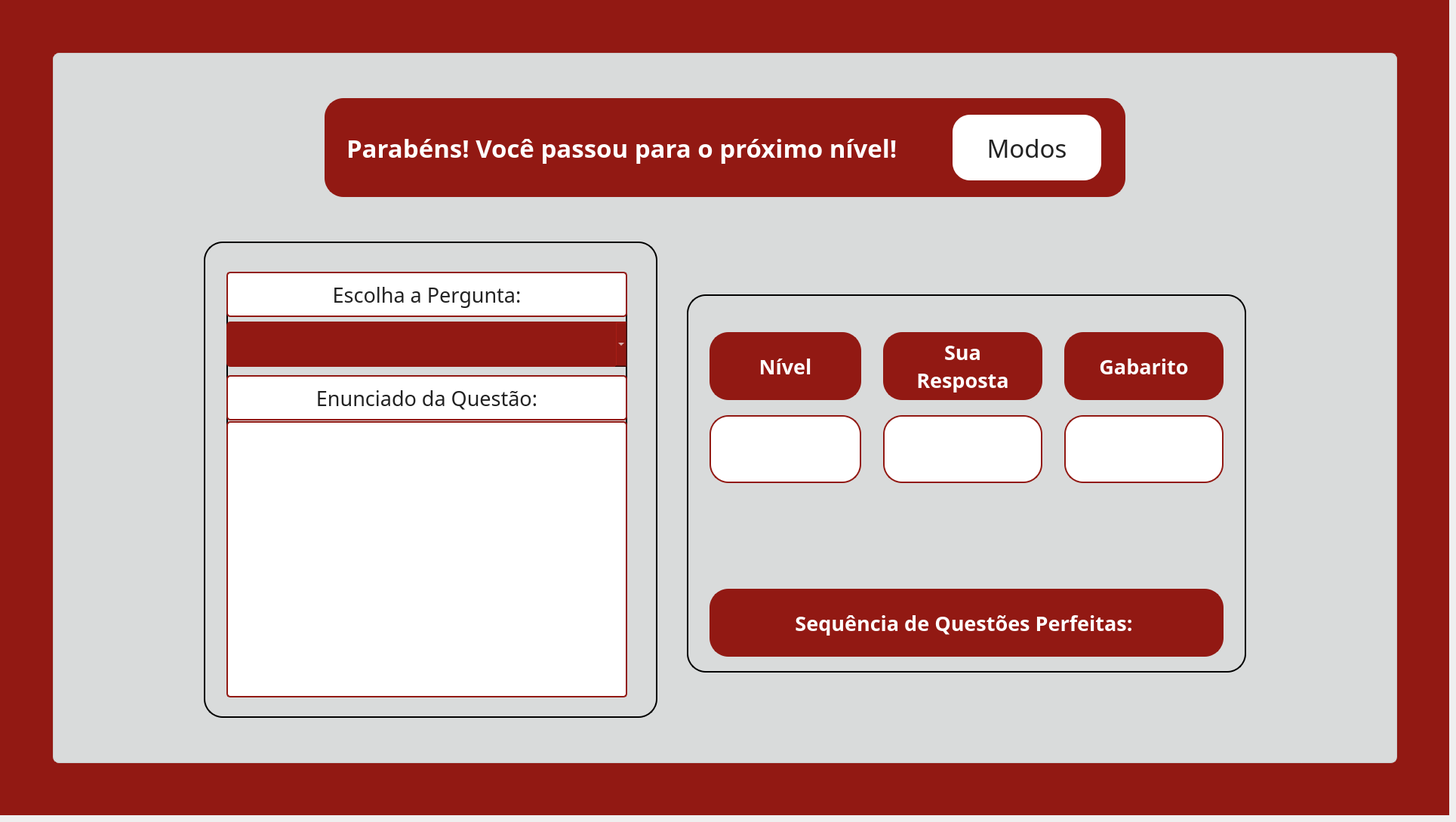
    <widget class="QWidget" name="pg_gabarito">
     <widget class="QWidget" name="fundo_gabarito" native="true">
      <property name="geometry">
       <rect>
        <x>0</x>
        <y>0</y>
        <width>1920</width>
        <height>1080</height>
       </rect>
      </property>
      <property name="styleSheet">
       <string notr="true">background-color: #921913;</string>
      </property>
      <widget class="QWidget" name="container_gabarito" native="true">
       <property name="geometry">
        <rect>
         <x>70</x>
         <y>70</y>
         <width>1781</width>
         <height>941</height>
        </rect>
       </property>
       <property name="styleSheet">
        <string notr="true">background-color: #d9dbdb;
border: 1px solid #cccccc;
border-radius: 8px;</string>
       </property>
       <widget class="QLabel" name="lbl_titulo_gabarito">
        <property name="geometry">
         <rect>
          <x>360</x>
          <y>60</y>
          <width>1061</width>
          <height>131</height>
         </rect>
        </property>
        <property name="font">
         <font>
          <family>Arbutus Slab</family>
          <pointsize>25</pointsize>
          <bold>true</bold>
         </font>
        </property>
        <property name="cursor">
         <cursorShape>ArrowCursor</cursorShape>
        </property>
        <property name="styleSheet">
         <string notr="true">background-color: #921913;
border: 2px solid #921913;
border-radius: 25px;
color: white;
padding: 0 18px</string>
        </property>
        <property name="text">
         <string>Parabéns! Você passou para o próximo nível!</string>
        </property>
        <property name="textFormat">
         <enum>Qt::TextFormat::AutoText</enum>
        </property>
        <property name="alignment">
         <set>Qt::AlignmentFlag::AlignLeading|Qt::AlignmentFlag::AlignLeft|Qt::AlignmentFlag::AlignVCenter</set>
        </property>
        <property name="wordWrap">
         <bool>true</bool>
        </property>
       </widget>
       <widget class="QLabel" name="img_cel_A_gabarito">
        <property name="geometry">
         <rect>
          <x>0</x>
          <y>0</y>
          <width>451</width>
          <height>491</height>
         </rect>
        </property>
        <property name="font">
         <font>
          <bold>false</bold>
         </font>
        </property>
        <property name="styleSheet">
         <string notr="true">border: transparent;
background-color: transparent;</string>
        </property>
        <property name="text">
         <string/>
        </property>
        <property name="pixmap">
         <pixmap>../images/fundoetec.png</pixmap>
        </property>
        <property name="scaledContents">
         <bool>true</bool>
        </property>
       </widget>
       <widget class="QLabel" name="img_cel_C_gabarito">
        <property name="geometry">
         <rect>
          <x>0</x>
          <y>470</y>
          <width>461</width>
          <height>461</height>
         </rect>
        </property>
        <property name="styleSheet">
         <string notr="true">border: transparent;
background-color: transparent;</string>
        </property>
        <property name="text">
         <string/>
        </property>
        <property name="pixmap">
         <pixmap>../images/fundoetec.png</pixmap>
        </property>
        <property name="scaledContents">
         <bool>true</bool>
        </property>
       </widget>
       <widget class="QLabel" name="img_cel_B_gabarito">
        <property name="geometry">
         <rect>
          <x>430</x>
          <y>0</y>
          <width>451</width>
          <height>521</height>
         </rect>
        </property>
        <property name="styleSheet">
         <string notr="true">border: transparent;
background-color: transparent;</string>
        </property>
        <property name="text">
         <string/>
        </property>
        <property name="pixmap">
         <pixmap>../images/fundoetec.png</pixmap>
        </property>
        <property name="scaledContents">
         <bool>true</bool>
        </property>
       </widget>
       <widget class="QLabel" name="img_cel_enunciado_gabarito">
        <property name="geometry">
         <rect>
          <x>870</x>
          <y>0</y>
          <width>471</width>
          <height>481</height>
         </rect>
        </property>
        <property name="styleSheet">
         <string notr="true">border: transparent;
background-color: transparent;</string>
        </property>
        <property name="text">
         <string/>
        </property>
        <property name="pixmap">
         <pixmap>../images/fundoetec.png</pixmap>
        </property>
        <property name="scaledContents">
         <bool>true</bool>
        </property>
       </widget>
       <widget class="QLabel" name="img_cel_eliminar_gabarito">
        <property name="geometry">
         <rect>
          <x>450</x>
          <y>470</y>
          <width>461</width>
          <height>461</height>
         </rect>
        </property>
        <property name="styleSheet">
         <string notr="true">border: transparent;
background-color: transparent;</string>
        </property>
        <property name="text">
         <string/>
        </property>
        <property name="pixmap">
         <pixmap>../images/fundoetec.png</pixmap>
        </property>
        <property name="scaledContents">
         <bool>true</bool>
        </property>
       </widget>
       <widget class="QLabel" name="img_cel_D_gabarito">
        <property name="geometry">
         <rect>
          <x>890</x>
          <y>460</y>
          <width>441</width>
          <height>471</height>
         </rect>
        </property>
        <property name="styleSheet">
         <string notr="true">border: transparent;
background-color: transparent;</string>
        </property>
        <property name="text">
         <string/>
        </property>
        <property name="pixmap">
         <pixmap>../images/fundoetec.png</pixmap>
        </property>
        <property name="scaledContents">
         <bool>true</bool>
        </property>
       </widget>
       <widget class="QLabel" name="img_cel_extra_gabarito">
        <property name="geometry">
         <rect>
          <x>1310</x>
          <y>450</y>
          <width>481</width>
          <height>481</height>
         </rect>
        </property>
        <property name="styleSheet">
         <string notr="true">border: transparent;
background-color: transparent;</string>
        </property>
        <property name="text">
         <string/>
        </property>
        <property name="pixmap">
         <pixmap>../images/fundoetec.png</pixmap>
        </property>
        <property name="scaledContents">
         <bool>true</bool>
        </property>
       </widget>
       <widget class="QFrame" name="frame_card_gabarito">
        <property name="geometry">
         <rect>
          <x>840</x>
          <y>320</y>
          <width>741</width>
          <height>501</height>
         </rect>
        </property>
        <property name="styleSheet">
         <string notr="true">border-radius: 25px;
border: 2px solid black;
</string>
        </property>
        <property name="frameShape">
         <enum>QFrame::Shape::StyledPanel</enum>
        </property>
        <property name="frameShadow">
         <enum>QFrame::Shadow::Raised</enum>
        </property>
        <widget class="QLabel" name="lbl_gabarito_alt1">
         <property name="geometry">
          <rect>
           <x>30</x>
           <y>50</y>
           <width>201</width>
           <height>90</height>
          </rect>
         </property>
         <property name="font">
          <font>
           <family>Arbutus Slab</family>
           <pointsize>20</pointsize>
           <bold>true</bold>
          </font>
         </property>
         <property name="cursor">
          <cursorShape>ArrowCursor</cursorShape>
         </property>
         <property name="styleSheet">
          <string notr="true">background-color: #921913;
border: 2px solid #921913;
border-radius: 25px;
color: white;
padding: 0 18px</string>
         </property>
         <property name="text">
          <string>Nível</string>
         </property>
         <property name="textFormat">
          <enum>Qt::TextFormat::AutoText</enum>
         </property>
         <property name="alignment">
          <set>Qt::AlignmentFlag::AlignCenter</set>
         </property>
         <property name="wordWrap">
          <bool>true</bool>
         </property>
        </widget>
        <widget class="QLabel" name="lbl_gabarito_alt2">
         <property name="geometry">
          <rect>
           <x>260</x>
           <y>50</y>
           <width>211</width>
           <height>90</height>
          </rect>
         </property>
         <property name="font">
          <font>
           <family>Arbutus Slab</family>
           <pointsize>20</pointsize>
           <bold>true</bold>
          </font>
         </property>
         <property name="cursor">
          <cursorShape>ArrowCursor</cursorShape>
         </property>
         <property name="styleSheet">
          <string notr="true">background-color: #921913;
border: 2px solid #921913;
border-radius: 25px;
color: white;
padding: 0 18px</string>
         </property>
         <property name="text">
          <string>Sua Resposta</string>
         </property>
         <property name="textFormat">
          <enum>Qt::TextFormat::AutoText</enum>
         </property>
         <property name="alignment">
          <set>Qt::AlignmentFlag::AlignCenter</set>
         </property>
         <property name="wordWrap">
          <bool>true</bool>
         </property>
        </widget>
        <widget class="QLabel" name="lbl_gabarito_alt3">
         <property name="geometry">
          <rect>
           <x>500</x>
           <y>50</y>
           <width>211</width>
           <height>90</height>
          </rect>
         </property>
         <property name="font">
          <font>
           <family>Arbutus Slab</family>
           <pointsize>20</pointsize>
           <bold>true</bold>
          </font>
         </property>
         <property name="cursor">
          <cursorShape>ArrowCursor</cursorShape>
         </property>
         <property name="styleSheet">
          <string notr="true">background-color: #921913;
border: 2px solid #921913;
border-radius: 25px;
color: white;
padding: 0 18px</string>
         </property>
         <property name="text">
          <string>Gabarito</string>
         </property>
         <property name="textFormat">
          <enum>Qt::TextFormat::AutoText</enum>
         </property>
         <property name="alignment">
          <set>Qt::AlignmentFlag::AlignCenter</set>
         </property>
         <property name="wordWrap">
          <bool>true</bool>
         </property>
        </widget>
        <widget class="QLabel" name="lbl_nivel2">
         <property name="geometry">
          <rect>
           <x>30</x>
           <y>160</y>
           <width>201</width>
           <height>90</height>
          </rect>
         </property>
         <property name="font">
          <font>
           <family>Arbutus Slab</family>
           <pointsize>20</pointsize>
          </font>
         </property>
         <property name="cursor">
          <cursorShape>ArrowCursor</cursorShape>
         </property>
         <property name="styleSheet">
          <string notr="true">background-color: white;
color: #222222;
border: 2px solid #921913;
border-radius: 25px;
padding: 0 18px</string>
         </property>
         <property name="text">
          <string/>
         </property>
         <property name="textFormat">
          <enum>Qt::TextFormat::AutoText</enum>
         </property>
         <property name="wordWrap">
          <bool>true</bool>
         </property>
        </widget>
        <widget class="QLabel" name="lbl_suaresposta">
         <property name="geometry">
          <rect>
           <x>260</x>
           <y>160</y>
           <width>211</width>
           <height>90</height>
          </rect>
         </property>
         <property name="font">
          <font>
           <family>Arbutus Slab</family>
           <pointsize>20</pointsize>
          </font>
         </property>
         <property name="cursor">
          <cursorShape>ArrowCursor</cursorShape>
         </property>
         <property name="styleSheet">
          <string notr="true">background-color: white;
color: #222222;
border: 2px solid #921913;
border-radius: 25px;
padding: 0 18px</string>
         </property>
         <property name="text">
          <string/>
         </property>
         <property name="textFormat">
          <enum>Qt::TextFormat::AutoText</enum>
         </property>
         <property name="wordWrap">
          <bool>true</bool>
         </property>
        </widget>
        <widget class="QLabel" name="lbl_gabarito">
         <property name="geometry">
          <rect>
           <x>500</x>
           <y>160</y>
           <width>211</width>
           <height>90</height>
          </rect>
         </property>
         <property name="font">
          <font>
           <family>Arbutus Slab</family>
           <pointsize>20</pointsize>
          </font>
         </property>
         <property name="cursor">
          <cursorShape>ArrowCursor</cursorShape>
         </property>
         <property name="styleSheet">
          <string notr="true">background-color: white;
color: #222222;
border: 2px solid #921913;
border-radius: 25px;
padding: 0 18px</string>
         </property>
         <property name="text">
          <string/>
         </property>
         <property name="textFormat">
          <enum>Qt::TextFormat::AutoText</enum>
         </property>
         <property name="wordWrap">
          <bool>true</bool>
         </property>
        </widget>
        <widget class="QLabel" name="lbl_gabarito_alt4">
         <property name="geometry">
          <rect>
           <x>30</x>
           <y>390</y>
           <width>681</width>
           <height>90</height>
          </rect>
         </property>
         <property name="font">
          <font>
           <family>Arbutus Slab</family>
           <pointsize>20</pointsize>
           <bold>true</bold>
          </font>
         </property>
         <property name="cursor">
          <cursorShape>ArrowCursor</cursorShape>
         </property>
         <property name="styleSheet">
          <string notr="true">background-color: #921913;
border: 2px solid #921913;
border-radius: 25px;
color: white;
padding: 0 18px</string>
         </property>
         <property name="text">
          <string>Sequência de Questões Perfeitas: </string>
         </property>
         <property name="textFormat">
          <enum>Qt::TextFormat::AutoText</enum>
         </property>
         <property name="alignment">
          <set>Qt::AlignmentFlag::AlignCenter</set>
         </property>
         <property name="wordWrap">
          <bool>true</bool>
         </property>
        </widget>
       </widget>
       <widget class="QPushButton" name="btn_voltarmodos3">
        <property name="geometry">
         <rect>
          <x>1190</x>
          <y>80</y>
          <width>201</width>
          <height>91</height>
         </rect>
        </property>
        <property name="font">
         <font>
          <family>Arbutus Slab</family>
          <pointsize>25</pointsize>
         </font>
        </property>
        <property name="styleSheet">
         <string notr="true">background-color: white;
border: 2px solid #921913;
border-radius: 25px;
color: #222222;
padding: 0 18px</string>
        </property>
        <property name="text">
         <string>Modos</string>
        </property>
       </widget>
       <widget class="QFrame" name="frame_card2_gabarito">
        <property name="geometry">
         <rect>
          <x>200</x>
          <y>250</y>
          <width>601</width>
          <height>631</height>
         </rect>
        </property>
        <property name="font">
         <font>
          <pointsize>2</pointsize>
         </font>
        </property>
        <property name="styleSheet">
         <string notr="true">border-radius: 25px;
border: 2px solid black;
</string>
        </property>
        <property name="frameShape">
         <enum>QFrame::Shape::StyledPanel</enum>
        </property>
        <property name="frameShadow">
         <enum>QFrame::Shadow::Raised</enum>
        </property>
        <widget class="QWidget" name="verticalLayoutWidget_4">
         <property name="geometry">
          <rect>
           <x>30</x>
           <y>40</y>
           <width>531</width>
           <height>564</height>
          </rect>
         </property>
         <layout class="QVBoxLayout" name="layout_card2_gabarito">
          <item>
           <widget class="QLabel" name="lbl_gabarito_resultado">
            <property name="minimumSize">
             <size>
              <width>0</width>
              <height>60</height>
             </size>
            </property>
            <property name="maximumSize">
             <size>
              <width>16777215</width>
              <height>60</height>
             </size>
            </property>
            <property name="font">
             <font>
              <family>Arbutus Slab</family>
              <pointsize>20</pointsize>
             </font>
            </property>
            <property name="styleSheet">
             <string notr="true">background-color: white;
color: #222222;
border: 2px solid #921913;
border-radius: 5px;
padding: 0 8px</string>
            </property>
            <property name="text">
             <string>Escolha a Pergunta:</string>
            </property>
            <property name="alignment">
             <set>Qt::AlignmentFlag::AlignCenter</set>
            </property>
           </widget>
          </item>
          <item>
           <widget class="QComboBox" name="comboBox_escolherpergunta">
            <property name="minimumSize">
             <size>
              <width>200</width>
              <height>60</height>
             </size>
            </property>
            <property name="font">
             <font>
              <family>Arbutus Slab</family>
              <pointsize>20</pointsize>
             </font>
            </property>
            <property name="styleSheet">
             <string notr="true">QComboBox{
    background-color: #921913;
    border: none;
    border-radius: 5px;
    color: white;
}

QComboBox:hover{
    background-color: #62100d;
}</string>
            </property>
            <property name="currentIndex">
             <number>-1</number>
            </property>
           </widget>
          </item>
          <item>
           <widget class="QLabel" name="lbl_gabarito_pontos">
            <property name="minimumSize">
             <size>
              <width>0</width>
              <height>60</height>
             </size>
            </property>
            <property name="maximumSize">
             <size>
              <width>16777215</width>
              <height>50</height>
             </size>
            </property>
            <property name="font">
             <font>
              <family>Arbutus Slab</family>
              <pointsize>20</pointsize>
             </font>
            </property>
            <property name="styleSheet">
             <string notr="true">background-color: white;
color: #222222;
border: 2px solid #921913;
border-radius: 5px;
padding: 0 8px</string>
            </property>
            <property name="text">
             <string>Enunciado da Questão:</string>
            </property>
            <property name="alignment">
             <set>Qt::AlignmentFlag::AlignCenter</set>
            </property>
           </widget>
          </item>
          <item>
           <widget class="QListWidget" name="lista_enunciadopergunta">
            <property name="styleSheet">
             <string notr="true">background-color: white;
color: #222222;
border: 2px solid #921913;
border-radius: 5px;
padding: 0 8px</string>
            </property>
           </widget>
          </item>
         </layout>
        </widget>
       </widget>
       <widget class="QLabel" name="lbl_logo_rodape_gabarito">
        <property name="geometry">
         <rect>
          <x>1330</x>
          <y>0</y>
          <width>471</width>
          <height>471</height>
         </rect>
        </property>
        <property name="styleSheet">
         <string notr="true">border: transparent;
background-color: transparent;</string>
        </property>
        <property name="text">
         <string/>
        </property>
        <property name="pixmap">
         <pixmap>../images/fundoetec.png</pixmap>
        </property>
        <property name="scaledContents">
         <bool>true</bool>
        </property>
       </widget>
       <widget class="QLabel" name="lbl_logo_cps_gabarito_pg">
        <property name="geometry">
         <rect>
          <x>1550</x>
          <y>940</y>
          <width>111</width>
          <height>71</height>
         </rect>
        </property>
        <property name="text">
         <string/>
        </property>
        <property name="pixmap">
         <pixmap>../images/logocps.png</pixmap>
        </property>
        <property name="scaledContents">
         <bool>true</bool>
        </property>
       </widget>
       <widget class="QLabel" name="lbl_logo_etec_gabarito_pg">
        <property name="geometry">
         <rect>
          <x>1690</x>
          <y>950</y>
          <width>151</width>
          <height>91</height>
         </rect>
        </property>
        <property name="text">
         <string/>
        </property>
        <property name="pixmap">
         <pixmap>../images/logoetec.png</pixmap>
        </property>
        <property name="scaledContents">
         <bool>true</bool>
        </property>
       </widget>
       <zorder>lbl_logo_cps_gabarito_pg</zorder>
       <zorder>lbl_logo_etec_gabarito_pg</zorder>
       <zorder>img_cel_D_gabarito</zorder>
       <zorder>img_cel_extra_gabarito</zorder>
       <zorder>img_cel_eliminar_gabarito</zorder>
       <zorder>img_cel_C_gabarito</zorder>
       <zorder>lbl_logo_rodape_gabarito</zorder>
       <zorder>img_cel_enunciado_gabarito</zorder>
       <zorder>img_cel_B_gabarito</zorder>
       <zorder>img_cel_A_gabarito</zorder>
       <zorder>lbl_titulo_gabarito</zorder>
       <zorder>frame_card_gabarito</zorder>
       <zorder>frame_card2_gabarito</zorder>
       <zorder>btn_voltarmodos3</zorder>
      </widget>
     </widget>
    </widget>
